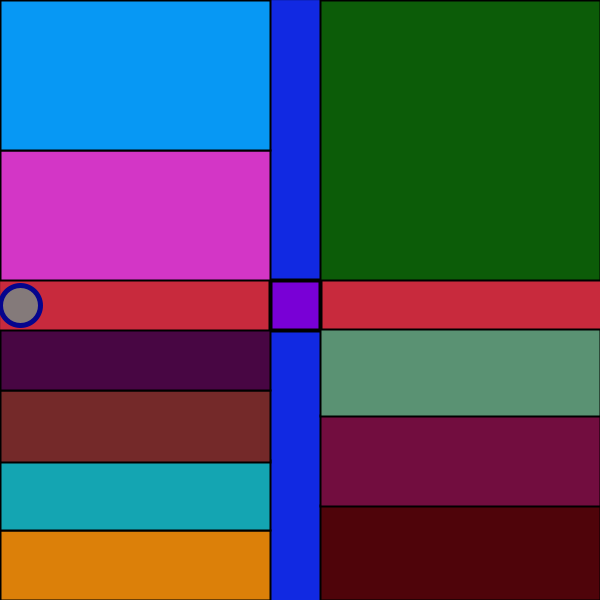
Frame 1 (no input)
Frame 60 (the mouse pressed at the canvas centre just before this capture): identical to frame 1, image omitted
Frame 120 (the mouse held since frame 60 and released just before this capture): identical to frame 1, image omitted

The Processing sketch that drew this single still picture (run headless with seeded random() and noise(); from frame 60 on, the mouse is pressed at the canvas centre):

// Processing sketch: a1r4_sketch_MapPiece
// ── a1r4_sketch_MapPiece.pde
/*
They way I see Maps in general
*/

void setup() {
 size(600,600); 
}

void draw() {
  background(75);
  
  // the first 2 rectangles make a crossroad
  stroke(#000000);
  strokeWeight(0);
  fill(#1129e2);
  rect(270,0,50,600);
  
  stroke(#000000);
  strokeWeight(0);
  fill(#c82a3d);
  rect(0,280,600,50);
  
  // next, is the square to mark the intersection
  
  stroke(#000000);
  strokeWeight(4);
  fill(#7900d6);
  square(270,280,50);
  
 // now we put different shapes to signify buildings
  
  stroke(#000000);
  strokeWeight(2);
  fill(#dc8009);
  rect(0,530,270,70);
  
  stroke(#000000);
  strokeWeight(2);
  fill(#14a5b2);
  rect(0,460,270,70);
  
  stroke(#000000);
  strokeWeight(2);
  fill(#742929);
  rect(0,390,270,72);
  
  stroke(#000000);
  strokeWeight(2);
  fill(#480643);
  rect(0,330,270,60);
  
  stroke(#000000);
  strokeWeight(2);
  fill(#d336c6);
  rect(0,150,270,130);
  
  stroke(#000000);
  strokeWeight(2);
  fill(#0798f4);
  rect(0,0,270,150);
  
  stroke(#000000);
  strokeWeight(2);
  fill(#0c5c08);
  rect(320,0,280,280);
  
  stroke(#000000);
  strokeWeight(2);
  fill(#4f040a);
  rect(320,505,280,95);
  
  stroke(#000000);
  strokeWeight(2);
  fill(#720d3f);
  rect(320,415,280,91);
  
  stroke(#000000);
  strokeWeight(2);
  fill(#5a9273);
  rect(320,329,280,87);
  
  //the final step is to place a circle where you are positioned on the map
  
  stroke(#05058d);
  strokeWeight(5);
  fill(#847a7a);
  circle(20,305,40);
  
}
